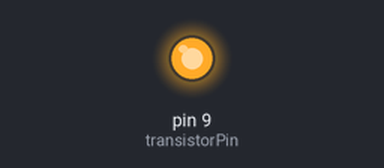
A sketch run on a simulated Arduino Uno, built with avr-gcc and run on an emulated ATmega328P. Parts: output pins drawn as LEDs (lit = HIGH).

Above: at 1.0 s.
At 3.0 s:
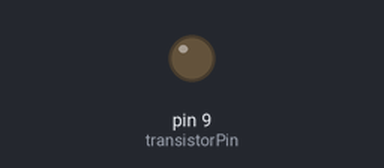
Timing chart, 0 to 5.2 s (numbered marks = the images above):
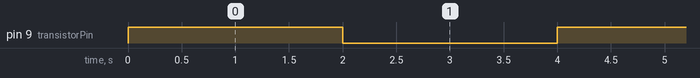

The sketch:

Simple_Solenoid_-_Copy.ino
```cpp
const int transistorPin = 9;    // connected to the base of the transistor

 void setup() {
   // set  the transistor pin as output:
   pinMode(transistorPin, OUTPUT);
 }

 void loop() {
   digitalWrite(transistorPin, HIGH);
   delay(2000);
   digitalWrite(transistorPin, LOW);
   delay(2000);
 }
```

Measured:
- by itself, pin 9 (transistorPin): alternates HIGH for 2.0 s and LOW for 2.0 s
